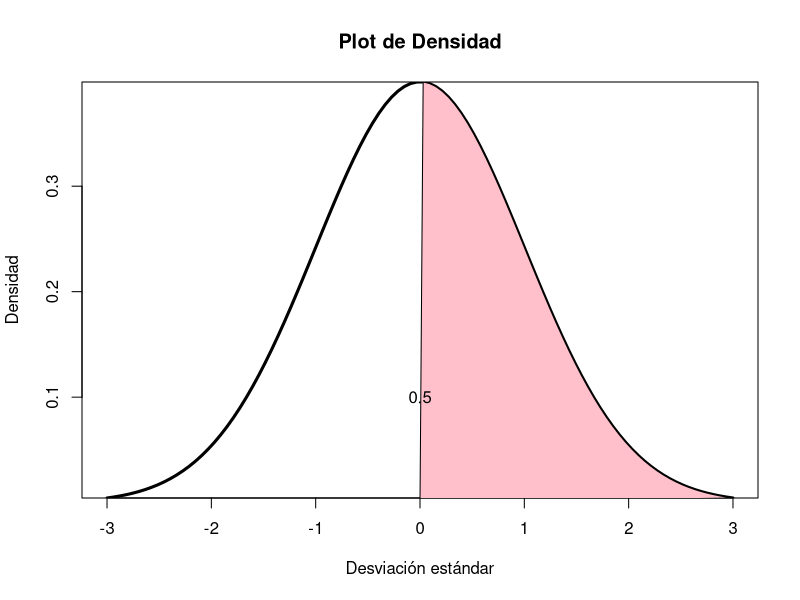
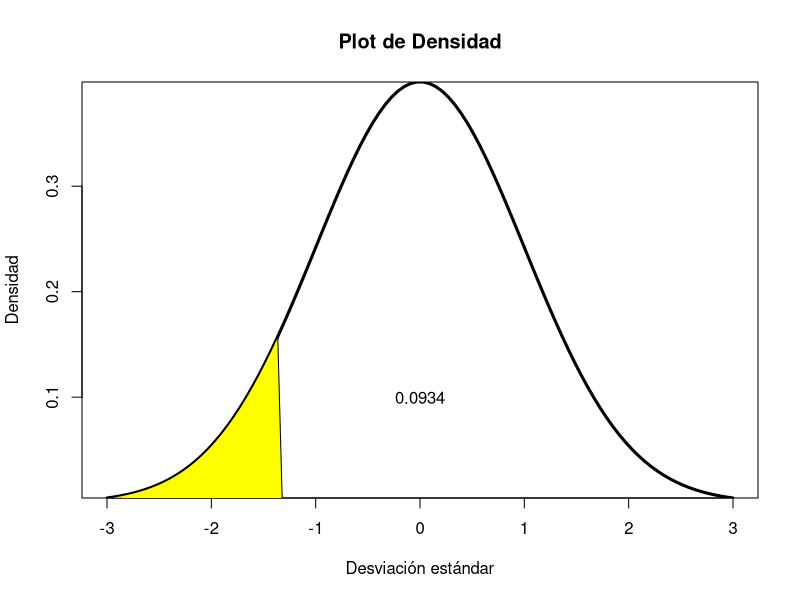
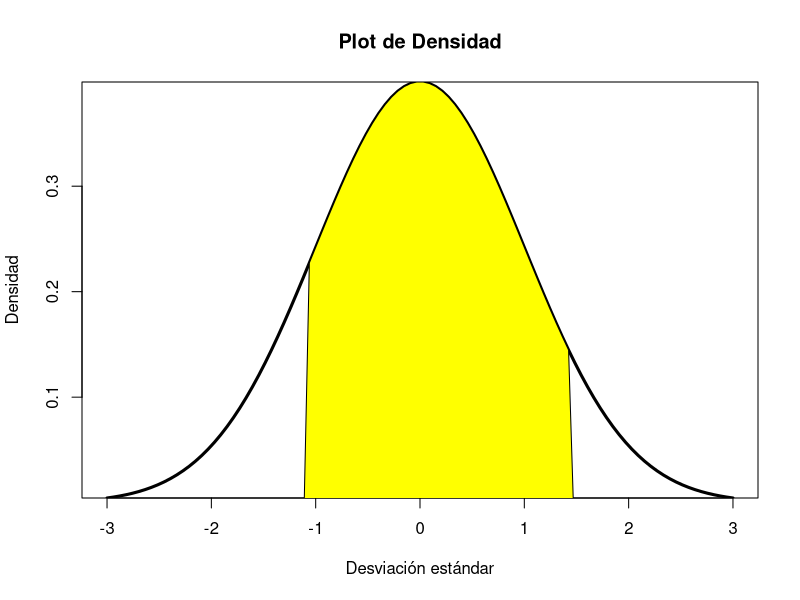
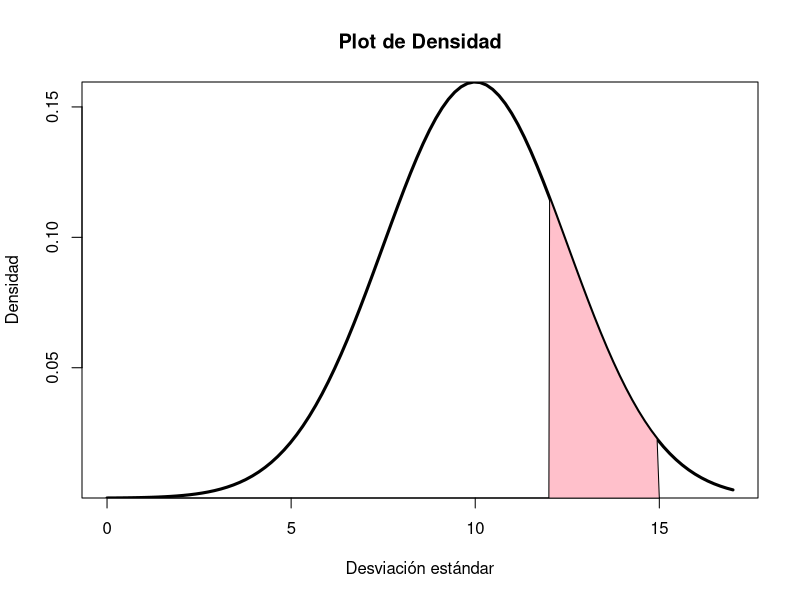

Source code (R) for these figures, in order:
#Distribución Normal estándar
#Z media = 0,sd = 1
#P(Z>=0)P(Z>0)= 0.5
pnorm(0,mean = 0,sd =1,lower.tail = FALSE)
x<-seq(-3,3,length=100)
y<-dnorm(x,mean=0, sd=1)
plot(x, y, type="l", xlab="Desviación estándar", ylab="Densidad",
     main="Plot de Densidad", lty = 1, lwd = 3, yaxs="i") # yaxs="i" localiza en el eje el límite del dato
polygon(c(x[x >= 0.0], 0), c(dnorm(x[x >= 0]), 0), col="pink")
text(0, .1,"0.5")
#P(Z<-1.32)
pnorm(-1.32,mean = 0,sd=1, lower.tail = TRUE)
plot(x, y, type="l", xlab="Desviación estándar", ylab="Densidad",
     main="Plot de Densidad", lty = 1, lwd = 3, yaxs="i") # yaxs="i" localiza en el eje el límite del dato
polygon(c(x[x <= -1.32], -1.32), c(dnorm(x[x <= -1.32]), 0), col="yellow")
text(0, .1,"0.0934")
#P(-1.11<Z<1.47) = 0.7957
pnorm(1.47,mean = 0,sd =1,lower.tail = TRUE)-pnorm(-1.11,mean =0,sd=1,lower.tail = TRUE)
pnorm(-1.11,mean=0,sd=1,lower.tail = FALSE)-
  pnorm(1.47,mean=0,sd =1,lower.tail = FALSE)
plot(x, y, type="l", xlab="Desviación estándar", ylab="Densidad",
     main="Plot de Densidad", lty = 1, lwd = 3, yaxs="i")
polygon(c(x[x <= 1.47 & x>=-1.11],1.47,-1.11),
        c(dnorm(x[x <= 1.47 & x>=-1.11]), 0,0), col="yellow")

###Normal con media=10 y desviacion estándar = 2.5
#P(12<X<15) = 1.1891
pnorm(15,mean = 10,sd=2.5,lower.tail = TRUE)-
  pnorm(12,mean = 10,sd=2.5,lower.tail = TRUE)
x<-seq(0,17,length=100)
y<-dnorm(x,mean=10, sd=2.5)
plot(x, y, type="l", xlab="Desviación estándar", ylab="Densidad",
     main="Plot de Densidad", lty = 1, lwd = 3, yaxs="i")
polygon(c(x[x <= 15 & x>=12],15,12),
        c(dnorm(x[x <= 15 & x>=12],mean=10,sd=2.5), 0,0), col="pink")

#P(X>10) =0.5
pnorm(10,mean = 10,sd=2.5,lower.tail = FALSE)
#P(X<11) = 0.6554
pnorm(11,mean = 10,sd=2.5,lower.tail = TRUE)
#P(9<X<12) = 0.4436
pnorm(12,mean = 10,sd=2.5,lower.tail = TRUE)-
  pnorm(9,mean = 10,sd=2.5,lower.tail = TRUE)
#Cuantiles
#¿Cuál es el valor X_0 tal que la probabilidad a la derecha de X_0 es 0.95?
x0 = qnorm(0.95,mean = 10,sd = 2.5, lower.tail = FALSE)
x0
qnorm(0.05,mean = 10,sd = 2.5, lower.tail = TRUE)
#Ejemplo 1: X:distancia necesaria de frenado hasta
#deternse por completo
#Normal con media = 50 y desviacion = 8
#a) P(X<=40) = 0.1056 
pnorm(40,mean= 50, sd =8,lower.tail = TRUE)
#a) P(X<=50) = 0.5
pnorm(50,mean= 50, sd =8,lower.tail = TRUE)
#b) P(X<60) = 0.8944
pnorm(60,mean= 50, sd =8,lower.tail = TRUE)
